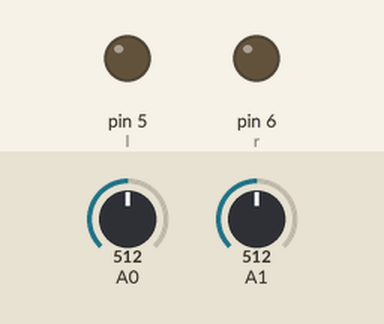
The sketch below on a simulated Arduino Uno, built with avr-gcc and run on an emulated ATmega328P. Shown: output pins drawn as LEDs (lit = HIGH). Dashed ring = blinking. The inputs (shaded band) are chosen by the test bench; at power-on: A0 = 512, A1 = 512.

Above: at 2.3 s.
2.4 s: A0 set to 601
4.5 s: A0 set to 624
At 5.1 s:
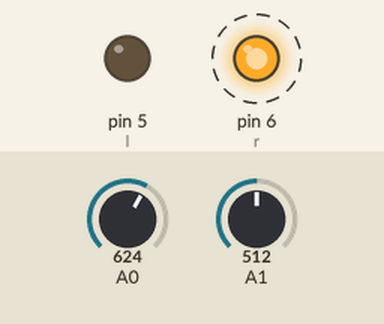
9.5 s: A1 set to 540
At 10.1 s:
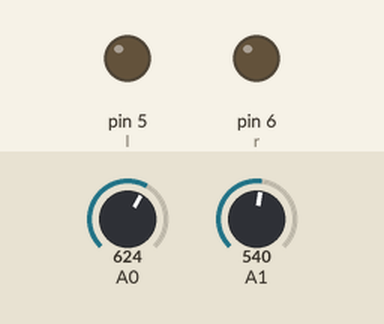
11.6 s: A1 set to 712
13.7 s: A1 set to 737
At 14.7 s:
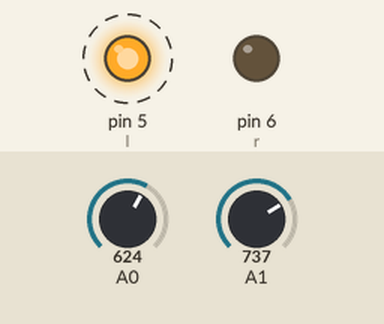
18.7 s: A1 set to 716
At 19.7 s:
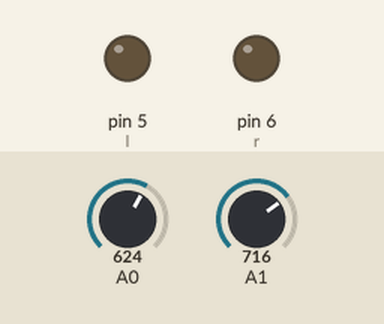
Timing chart, 0 to 21.7 s (numbered marks = the images above; inputs shaded):
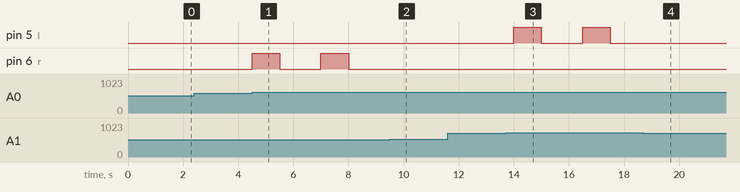

Measured:
- the behaviour switches between 612 and 613 on A0 (found by bisection; images 0 and 1)
- the behaviour switches between 523 and 524 on A1 (found by bisection; images 1 and 2)
- the behaviour switches between 724 and 725 on A1 (found by bisection; images 2 and 3)
- after the input at 2.4 s, every drawn part: stays the same
- after the input at 4.5 s, pin 6 (r): alternates HIGH for 1.0 s and LOW for 1.5 s, starting at once
- after the input at 9.5 s, pin 6 (r): stays LOW (without the input it goes to HIGH after 0.00 s)
- after the input at 11.6 s, every drawn part: stays the same
- after the input at 13.7 s, pin 5 (l): alternates HIGH for 1.0 s and LOW for 1.5 s, starting after 0.30 s
- after the input at 18.7 s, pin 5 (l): stays LOW (without the input it goes to HIGH after 0.30 s)

The sketch:

solar_charger.ino
```cpp
int ls;
int rs;
int d = 100;
int l = 5;
int r = 6;
int p = 200;

void setup() {
  // put your setup code here, to run once:

  Serial.begin(9600);

  pinMode(l, OUTPUT);
  pinMode(r, OUTPUT);
}

void loop() {
  // put your main code here, to run repeatedly:

  ls = analogRead(A0);
  rs = analogRead(A1);

  if(ls > rs + d)
  {

    digitalWrite(r, p);
    digitalWrite(l, 0);
    delay(1000);
    digitalWrite(r, 0);

  }
  else if(rs > ls + d)
  {

    digitalWrite(l, p);
    digitalWrite(r, 0);
    delay(1000);
    digitalWrite(l, 0);

  }
  else
  {

    digitalWrite(l, 0);
    digitalWrite(r, 0);

  }

  delay(1500);

}
```
